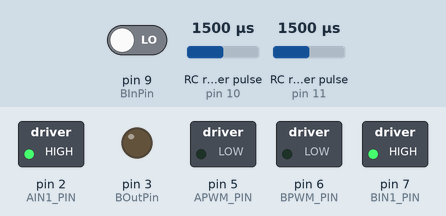
This sketch was run on a simulated Arduino Uno, built with avr-gcc and run on an emulated ATmega328P. Parts: switched loads named in the sketch (green lamp = pin HIGH), output pins drawn as LEDs (lit = HIGH). Wiring (inferred from the names in the program): 2 × RC receiver channel: data pin 10 / data pin 11. The test bench sets the inputs (shaded band); at power-on: RC receiver pulse (sensors on pin 10, pin 11) 1500 µs, pin 9 (BInPin) LOW.

Above: at 1.2 s.
1.3 s: RC receiver pulse (sensor on pin 10) set to 1020 µs
At 4.0 s:
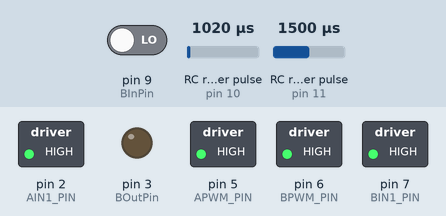
4.3 s: RC receiver pulse (sensor on pin 11) set to 1457 µs
7.3 s: RC receiver pulse (sensor on pin 11) set to 1438 µs
At 10.0 s:
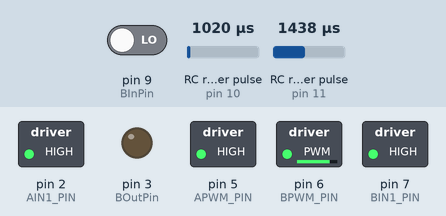
10.3 s: RC receiver pulse (sensor on pin 10) set to 1500 µs
At 12.6 s:
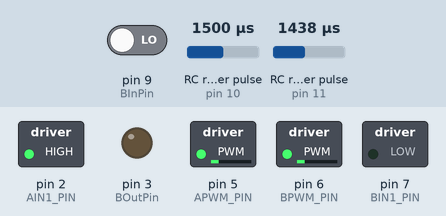
13.3 s: RC receiver pulse (sensor on pin 10) set to 1250 µs
At 15.9 s:
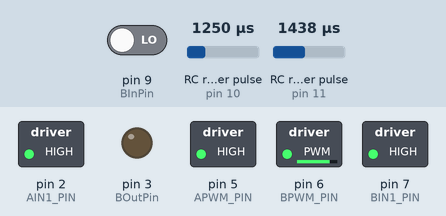
16.3 s: RC receiver pulse (sensor on pin 11) set to 1020 µs
At 17.7 s:
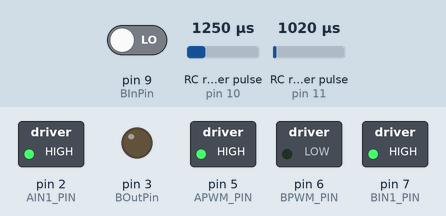
Timing chart, 0 to 19.3 s (numbered marks = the images above; inputs shaded):
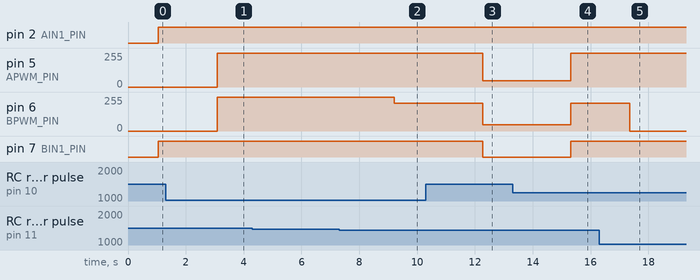

The sketch:

ArcadeDrive_001.ino
```cpp
/**
 * Two Channel Receiver
 * Author: Shawn Hymel (SparkFun Electronics)
 * Editted and Stolen by: Abington Engineering Team
 * Mixes two channels for arcade drive.
 */

// Controller pins
const int CH_1_PIN = 10;
const int CH_2_PIN = 11;
const int BInPin = 9;

// Motor driver pins
const int AIN1_PIN = 2;
const int APWM_PIN = 5;
const int BIN1_PIN = 7;
const int BPWM_PIN = 6;
const int BOutPin = 3;

// Parameters
const int deadzone = 35;  // Anything between -20 and 20 is stop. This code acts as a circle's area of when the PWM values will start to be transmitted.
//Joystick is in the circle, no PWM transmitted, when out, PWM transmitted to ESC.
/*We may to adjust this to our controller.
 * Some sort of a test in the setup function to see the current voltage and set the deadzone to somewhere around that.
 */
void setup() {

  // Configure pins
  pinMode(AIN1_PIN, OUTPUT);
  pinMode(APWM_PIN, OUTPUT);
  pinMode(BIN1_PIN, OUTPUT);
  pinMode(BPWM_PIN, OUTPUT);
  pinMode(BOutPin, OUTPUT);
  Serial.begin(9600);
}

void loop() {

  // Read pulse width from receiver
  int y = pulseIn(CH_2_PIN, HIGH);
  int x = pulseIn(CH_1_PIN, HIGH);
  int b = pulseIn(BInPin, HIGH);

  // Convert to PWM value (-255 to 255)
  y = pulseToPWMY(y);
  x = pulseToPWMX(x);
  b = pulseToPWMB(b);
  //blade drive function with the integer of b being the input value of int b from the function.
  bladeDrive(b);

  // Mix for arcade drive. X comes first to allow for the forward movement of the stick to actaully move the stick forward.
  int left = x + y;
  int right = x - y;

  // Drive motor
  drive(left, right);
}

void bladeDrive(int b){
  if(b>100){
    analogWrite(BOutPin, 250);
  } else{
    analogWrite(BOutPin, 0);
  }

}
// Positive for forward, negative for reverse
void drive(int speed_a, int speed_b) {
  // Limit speed between -255 and 255
  speed_a = constrain(speed_a, -255, 255);
  speed_b = constrain(speed_b, -255, 255);

  // Set direction for motor A
  if ( speed_a > 0 ) {
    digitalWrite(AIN1_PIN, LOW);
  } else {
    digitalWrite(AIN1_PIN, HIGH);
  }

  // Set direction for motor B
  if ( speed_b > 0 ) {
    digitalWrite(BIN1_PIN, LOW);
  } else {
    digitalWrite(BIN1_PIN, HIGH);
  }
  //The digital outputs were inverted to allow the forward movement with the x to y config.

  // Set speed
  analogWrite(APWM_PIN, abs(speed_a));
  analogWrite(BPWM_PIN, abs(speed_b));
}

// Convert RC pulse value to motor PWM value. The reason for multiple pulse readers is due to different signal ranges coming from the receiever. This allows for correct movement
int pulseToPWMY(int pulse) {

  // If we're receiving numbers, convert them to motor PWM
  if ( pulse > 1000 ) {
    pulse = map(pulse, 1081, 1873, -500, 500);
    pulse = constrain(pulse, -255, 255);
  } else {
    pulse = 0;
  }

  // Anything in deadzone should stop the motor
  if ( abs(pulse) <= deadzone ) {
    pulse = 0;
  }

  return pulse;
}
int pulseToPWMX(int pulse) {

  // If we're receiving numbers, convert them to motor PWM
  if ( pulse > 1000 ) {
    pulse = map(pulse, 1107, 1899, -500, 500);
    pulse = constrain(pulse, -255, 255);
  } else {
    pulse = 0;
  }

  // Anything in deadzone should stop the motor
  if ( abs(pulse) <= deadzone ) {
    pulse = 0;
  }

  return pulse;
}
int pulseToPWMB(int pulse) {

  // If we're receiving numbers, convert them to motor PWM
  if ( pulse > 1000 ) {
    pulse = map(pulse, 1490, 1884, -500, 500);
    pulse = constrain(pulse, -255, 255);
  } else {
    pulse = 0;
  }

  // Anything in deadzone should stop the motor
  if ( abs(pulse) <= deadzone ) {
    pulse = 0;
  }

  return pulse;
}
```

Measured:
- the behaviour switches between 1449 and 1448 µs on RC receiver pulse (sensor on pin 11) (found by bisection; images 1 and 2)
- after the input at 1.3 s, pin 5 (APWM_PIN), pin 6 (BPWM_PIN): 0/255 → 255/255 after 1.8 s
- after the input at 4.3 s, every drawn part: stays the same
- after the input at 7.3 s, pin 6 (BPWM_PIN): 255/255 → 207/255 after 1.9 s
- after the input at 10.3 s, pin 5 (APWM_PIN): 255/255 → 48/255 after 2.0 s; pin 6 (BPWM_PIN): 207/255 → 48/255 after 2.0 s; pin 7 (BIN1_PIN): HIGH → LOW after 2.0 s
- after the input at 13.3 s, pin 5 (APWM_PIN): 48/255 → 255/255 after 2.0 s; pin 6 (BPWM_PIN): 48/255 → 207/255 after 2.0 s; pin 7 (BIN1_PIN): LOW → HIGH after 2.0 s
- after the input at 16.3 s, pin 6 (BPWM_PIN): 207/255 → 0/255 after 1.1 s
